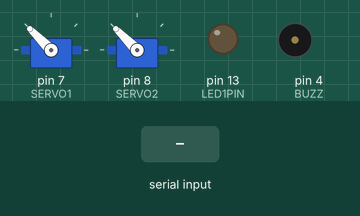
Recording of a sketch running on a simulated Arduino Uno, built with avr-gcc and run on an emulated ATmega328P. Shown: 2 × servo, output pins drawn as LEDs (lit = HIGH), buzzer (waves = sounding, pin HIGH). The inputs (shaded band) are chosen by the test bench.

Above: at 1.2 s.
1.3 s: "2\n" received over Serial
At 1.35 s:
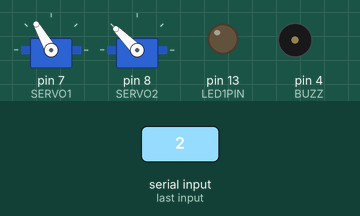
2.9 s: "3\n" received over Serial
At 2.95 s:
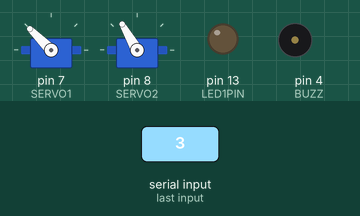
Timing chart, 0 to 5.9 s (numbered marks = the images above; inputs shaded):
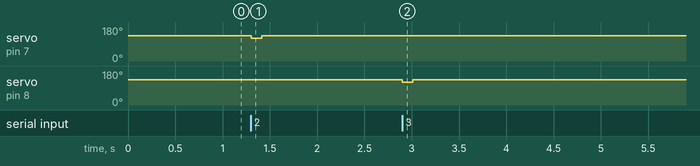

The sketch:

e_r.ino
```cpp
#define LED1PIN 13
#define SERVO1 7
#define SERVO2 8
#define BUZZ 4
#include <Servo.h>
Servo monServo1;
Servo monServo2;

int message = 0;

void setup() {
  Serial.begin(9600);
  pinMode(LED1PIN, OUTPUT);
  pinMode(BUZZ, OUTPUT);
  monServo1.attach(SERVO1);
  monServo2.attach(SERVO2);
  monServo1.write(135);
  monServo2.write(135);
}

void loop() {
}
void serialEvent() {
  while (Serial.available()) {
     message=Serial.parseInt();

     Serial.flush();
     listenProcessing(message);
  }
}
void listenProcessing(int message) {
  switch (message) {
    case 1:
      digitalWrite(LED1PIN, HIGH);
      delayMicroseconds(1000);
      digitalWrite(LED1PIN, LOW);
      break;
    case 2:
      monServo1.write(120);
      delay(110);
      monServo1.write(135);
      break;
    case 3:
      monServo2.write(120);
      delay(110);
      monServo2.write(135);
      break;
    case 6:
      digitalWrite(BUZZ, HIGH);
      delayMicroseconds(1000);
      digitalWrite(BUZZ, LOW);
      break;
  }
}
```

Measured:
- after the input at 1.3 s, servo on pin 7 (SERVO1): 135° → 120° at once, → 135° 0.11 s later
- after the input at 2.9 s, servo on pin 8 (SERVO2): 135° → 120° at once, → 135° 0.11 s later
